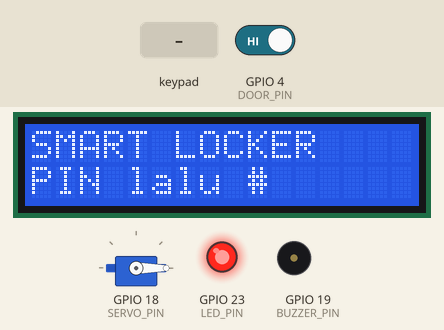
The sketch below on a simulated ESP32. Shown: 16×2 character LCD, servo, output pins drawn as LEDs (lit = HIGH), buzzer (waves = sounding). The inputs (shaded band) are chosen by the test bench; at power-on: GPIO 4 (DOOR_PIN) HIGH. WiFi joins after 1.5 s; servers stay silent unless stated; web services answer with replies made up by the test bench; what the sketch prints to the serial monitor is not drawn.

Above: at 2.8 s.
2.9 s: keypad keys 1 3 1 2 1 4 2 7 # pressed 0.4 s apart
At 7.7 s:
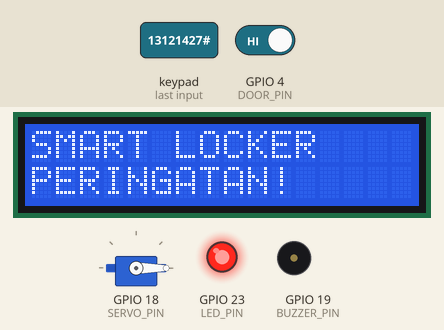
8.0 s: keypad keys 1 2 3 4 # pressed 0.4 s apart
At 10.9 s:
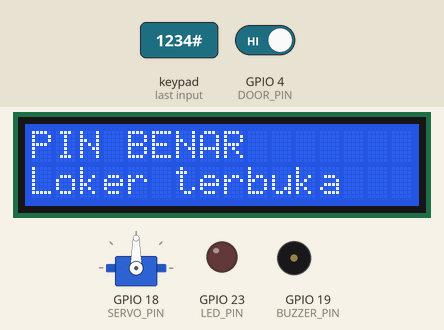
11.5 s: key '*' pressed
At 12.9 s:
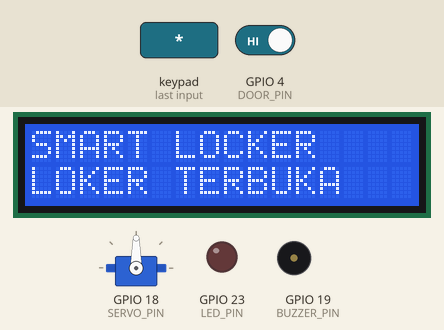
14.5 s: GPIO 4 (DOOR_PIN) driven LOW
17.5 s: keypad keys 2 6 2 5 3 3 3 2 # pressed 0.4 s apart
At 21.0 s:
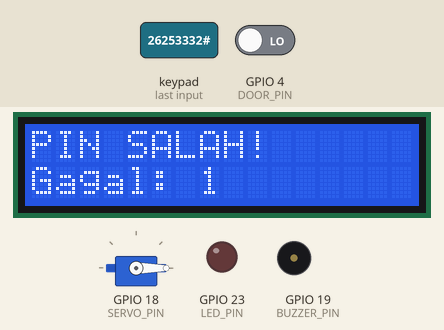
22.6 s: keypad keys 1 3 9 7 # pressed 0.4 s apart
At 22.82 s:
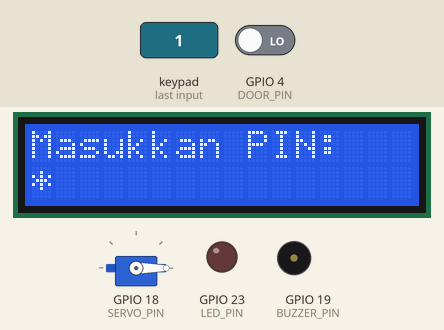
Timing chart, 0 to 26.0 s (numbered marks = the images above; inputs shaded):
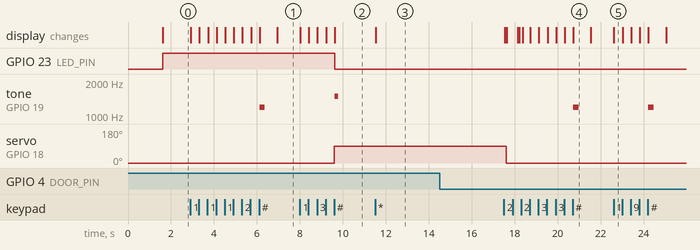

Measured:
- after the input at 2.9 s, tone on GPIO 19 (BUZZER_PIN): silent → 1200 Hz after 3.2 s, → silent 0.25 s later; the display: first changes at once (image 1 shows a later state)
- after the input at 8.0 s, GPIO 23 (LED_PIN): HIGH → LOW after 1.6 s; tone on GPIO 19 (BUZZER_PIN): silent → 1500 Hz after 1.6 s, → silent 0.15 s later; servo on GPIO 18 (SERVO_PIN): 0° → 90° after 1.6 s; the display: first changes at once (image 2 shows a later state)
- after the input at 11.5 s, the display: changes at once (image 3)
- after the input at 14.5 s, every drawn part: stays the same
- after the input at 17.5 s, tone on GPIO 19 (BUZZER_PIN): silent → 1200 Hz after 3.2 s, → silent 0.25 s later; the display: first changes at once (image 4 shows a later state)
- after the input at 22.6 s, tone on GPIO 19 (BUZZER_PIN): silent → 1200 Hz after 1.6 s, → silent 0.25 s later; the display: changes at once (image 5)
- what the display in image 4 shows lasts 0.9 s, from 20.7 s to 21.6 s

The sketch:

sketch.ino
```cpp
#include <WiFi.h>
#include <HTTPClient.h>
#include <Wire.h>
#include <Keypad.h>
#include <LiquidCrystal_I2C.h>
#include <ESP32Servo.h>

// ===== WIFI WOKWI =====
const char* WIFI_SSID = "Wokwi-GUEST";
const char* WIFI_PASS = "";

// ===== THINGSPEAK =====
const char* API_KEY = "7GUE67JV11XWHRI5";
const char* TS_URL = "http://api.thingspeak.com/update";

// ===== PIN ESP32 =====
const int SERVO_PIN = 18;
const int BUZZER_PIN = 19;
const int LED_PIN = 23;
const int DOOR_PIN = 4;

// ===== LCD DAN SERVO =====
LiquidCrystal_I2C lcd(0x27, 16, 2);
Servo lockServo;

// ===== KEYPAD 4x4 =====
const byte ROWS = 4;
const byte COLS = 4;

char keys[ROWS][COLS] = {
  {'1', '2', '3', 'A'},
  {'4', '5', '6', 'B'},
  {'7', '8', '9', 'C'},
  {'*', '0', '#', 'D'}
};

byte rowPins[ROWS] = {13, 12, 14, 27};
byte colPins[COLS] = {26, 25, 33, 32};

Keypad keypad = Keypad(
  makeKeymap(keys),
  rowPins,
  colPins,
  ROWS,
  COLS
);

// ===== PENGATURAN =====
const String PIN_BENAR = "1234";
const unsigned long DURASI_BUKA = 8000;
const unsigned long INTERVAL_KIRIM = 20000;

String inputPIN = "";

bool lokerTerbuka = false;
bool alarmAktif = false;

int percobaanSalah = 0;

unsigned long waktuBuka = 0;
unsigned long kirimTerakhir = 0;

// Status pintu: 0 tertutup, 1 terbuka
int statusPintu() {
  return digitalRead(DOOR_PIN) == HIGH ? 1 : 0;
}

void setup() {
  Serial.begin(115200);

  pinMode(BUZZER_PIN, OUTPUT);
  pinMode(LED_PIN, OUTPUT);
  pinMode(DOOR_PIN, INPUT_PULLUP);

  Wire.begin(21, 22);
  lcd.init();
  lcd.backlight();

  lockServo.attach(SERVO_PIN);
  lockServo.write(0);  // Posisi terkunci

  digitalWrite(LED_PIN, LOW);
  noTone(BUZZER_PIN);

  lcd.setCursor(0, 0);
  lcd.print("SMART LOCKER");
  lcd.setCursor(0, 1);
  lcd.print("Menghubungkan");

  WiFi.begin(WIFI_SSID, WIFI_PASS);

  int percobaanWiFi = 0;
  while (WiFi.status() != WL_CONNECTED &&
         percobaanWiFi < 30) {
    delay(500);
    percobaanWiFi++;
  }

  Serial.println();
  Serial.println(
    WiFi.status() == WL_CONNECTED
      ? "WiFi terhubung"
      : "WiFi belum terhubung"
  );

  tampilkanUtama();
}

void loop() {
  char tombol = keypad.getKey();

  if (tombol) {
    prosesTombol(tombol);
  }

  // Kunci otomatis setelah 8 detik
  if (lokerTerbuka &&
      millis() - waktuBuka >= DURASI_BUKA) {
    kunciLoker();
  }

  // Alarm jika pintu terbuka ketika loker terkunci
  if (!lokerTerbuka && statusPintu() == 1) {
    alarmAktif = true;
  }

  digitalWrite(LED_PIN, alarmAktif ? HIGH : LOW);

  // Kirim snapshot status ke dashboard
  if (millis() - kirimTerakhir >= INTERVAL_KIRIM) {
    kirimTerakhir = millis();
    kirimThingSpeak();
  }

  delay(10);
}

void prosesTombol(char tombol) {
  if (tombol == '*') {
    inputPIN = "";
    tampilkanUtama();
    return;
  }

  if (tombol == '#') {
    periksaPIN();
    return;
  }

  // Hanya menerima angka
  if (tombol >= '0' && tombol <= '9') {
    if (inputPIN.length() < 8) {
      inputPIN += tombol;
    }

    lcd.clear();
    lcd.setCursor(0, 0);
    lcd.print("Masukkan PIN:");

    lcd.setCursor(0, 1);
    for (int i = 0; i < inputPIN.length(); i++) {
      lcd.print('*');
    }
  }
}

void periksaPIN() {
  if (inputPIN == PIN_BENAR) {
    inputPIN = "";
    percobaanSalah = 0;
    alarmAktif = false;
    bukaLoker();
  } else {
    inputPIN = "";
    percobaanSalah++;

    lcd.clear();
    lcd.setCursor(0, 0);
    lcd.print("PIN SALAH!");

    lcd.setCursor(0, 1);
    lcd.print("Gagal: ");
    lcd.print(percobaanSalah);

    tone(BUZZER_PIN, 1200, 250);

    if (percobaanSalah >= 3) {
      alarmAktif = true;
      digitalWrite(LED_PIN, HIGH);

      tone(BUZZER_PIN, 1800, 1000);

      lcd.clear();
      lcd.setCursor(0, 0);
      lcd.print("ALARM AKTIF!");
      lcd.setCursor(0, 1);
      lcd.print("3x PIN salah");
    }

    Serial.printf(
      "PIN salah. Jumlah gagal: %d\n",
      percobaanSalah
    );

    delay(800);
    tampilkanUtama();
  }
}

void bukaLoker() {
  lokerTerbuka = true;
  waktuBuka = millis();

  lockServo.write(90);

  lcd.clear();
  lcd.setCursor(0, 0);
  lcd.print("PIN BENAR");
  lcd.setCursor(0, 1);
  lcd.print("Loker terbuka");

  tone(BUZZER_PIN, 1500, 150);

  Serial.println("EVENT: LOKER DIBUKA");
}

void kunciLoker() {
  lockServo.write(0);
  lokerTerbuka = false;

  lcd.clear();
  lcd.setCursor(0, 0);
  lcd.print("Loker terkunci");

  Serial.println("EVENT: LOKER DIKUNCI");

  delay(500);
  tampilkanUtama();
}

void tampilkanUtama() {
  lcd.clear();
  lcd.setCursor(0, 0);
  lcd.print("SMART LOCKER");

  lcd.setCursor(0, 1);

  if (alarmAktif) {
    lcd.print("PERINGATAN!");
  } else if (lokerTerbuka) {
    lcd.print("LOKER TERBUKA");
  } else {
    lcd.print("PIN lalu #");
  }
}

void kirimThingSpeak() {
  if (WiFi.status() != WL_CONNECTED) {
    Serial.println("WiFi terputus");
    return;
  }

  if (String(API_KEY) == "MASUKKAN_WRITE_API_KEY") {
    Serial.println("Isi API_KEY ThingSpeak");
    return;
  }

  HTTPClient http;

  // Field 1: status kunci (0 terkunci, 1 terbuka)
  // Field 2: jumlah percobaan PIN salah
  // Field 3: status pintu (0 tertutup, 1 terbuka)
  // Field 4: alarm (0 mati, 1 aktif)

  String url = String(TS_URL)
    + "?api_key=" + API_KEY
    + "&field1=" + String(lokerTerbuka ? 1 : 0)
    + "&field2=" + String(percobaanSalah)
    + "&field3=" + String(statusPintu())
    + "&field4=" + String(alarmAktif ? 1 : 0);

  http.begin(url);
  http.setTimeout(5000);

  int kodeHTTP = http.GET();

  if (kodeHTTP > 0) {
    Serial.print("ThingSpeak response: ");
    Serial.println(http.getString());
  } else {
    Serial.print("Pengiriman gagal: ");
    Serial.println(http.errorToString(kodeHTTP));
  }

  http.end();
}
```
